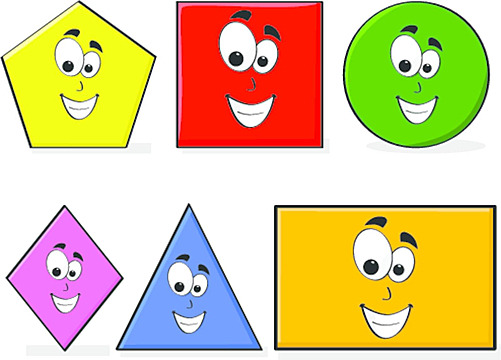
#> input picture img.png, 501 x 360 px
$ python main.py
#> lines starting #> are read from the running program, lines starting #| are printed output that depends on the picture; after the words box and inside, x2 and y2 are one past the last pixel; in counts of white or black regions, pixels touching at a corner belong together; long printed decimals are rounded
import cv2
import numpy as np


def detect_contours(image, paper, original):
    contours, hierarchy = cv2.findContours(image, cv2.RETR_EXTERNAL, cv2.CHAIN_APPROX_NONE)
    for cnt in contours:
        area = cv2.contourArea(cnt)
        peri = cv2.arcLength(cnt, True)
        if area > 10:
            cv2.drawContours(paper, [cnt], -1, (0, 255, 0), 3)
            approx = cv2.approxPolyDP(cnt, 0.01*peri,True)
            # print(approx)
            cv2.drawContours(paper, approx, -1,(0,0,255), 3)
            x, y, w, h = cv2.boundingRect(approx)
            cv2.rectangle(original,(x,y), (x+w, y+h), (0, 255, 0), 2)
            shape = None
            if len(approx) == 3:
                shape = "tri"
                cv2.putText(original,shape, (x+40,y+40),cv2.FONT_HERSHEY_PLAIN, 1.5, (0, 0, 0), 2)
            if len(approx) == 4 and not(0 < w/h < 1.5):
                shape = "rect"
                cv2.putText(original, shape, (x + 40, y + 40), cv2.FONT_HERSHEY_PLAIN, 1.5, (0, 0, 0), 2)
            if len(approx) == 4 and (0 < w/h < 1.5):
                shape = "Square"
                print(x / y)
                cv2.putText(original, shape, (x + 40, y + 40), cv2.FONT_HERSHEY_PLAIN, 1.5, (0, 0, 0), 2)
            if len(approx) > 7:
                shape = "circle"
                cv2.putText(original, shape, (x + 40, y + 40), cv2.FONT_HERSHEY_PLAIN, 1.5, (0, 0, 0), 2)

img = cv2.imread("img.png")
#> img is the input picture: shape (360, 501, 3); mean B, G, R 146.6, 199.7, 220.6
h, w, _ = img.shape
#> h = 360; w = 501
sheet = np.zeros((h, w, 3), np.uint8)
img_blur = cv2.GaussianBlur(img, (5, 5), 0)
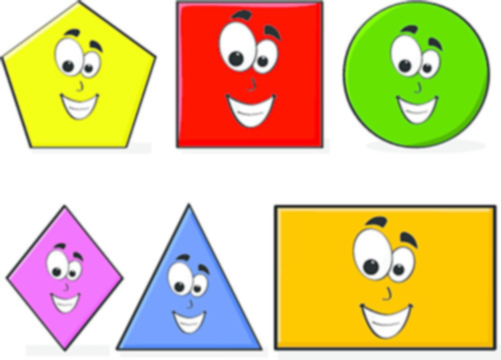
#> img_blur: shape (360, 501, 3); mean B, G, R 146.5, 199.7, 220.5
img_canny = cv2.Canny(img_blur, 50, 150)
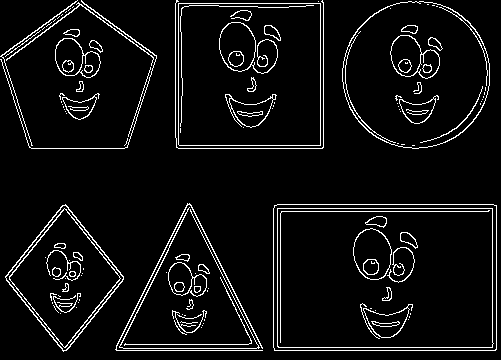
#> img_canny: shape (360, 501); 6.1% white in thin lines or dots

detect_contours(img_canny, sheet, img)
#> in detect_contours, `contours, hierarchy = cv2.findContours(image, cv2.RETR_EXTERNAL, cv2.C..`: contours = 53 contours, 35 with area under 20; largest, box (x1, y1, x2, y2) and area: (273, 204, 497, 351) 32546, (178, 3, 321, 146) 20164, (342, 1, 490, 149) 17056, (5, 204, 124, 352) 9001, (55, 38, 101, 78) 1228
#> the loop in detect_contours, `for cnt in contours:` made 53 passes
#> (area, peri, approx, x, y, w, h, shape) on passes 21, 22, 47, 53: (32546.5, 735.1, [[274, 205], [274, 350], [496, 349], [496, 205]], 274, 205, 223, 146, 'rect'), (9001, 394.1, [[65, 204], [5, 276], [63, 351], [123, 279]], 5, 204, 119, 148, 'Square'), (20163.5, 567.4, [[178, 3], [178, 144], [320, 145], [320, 3]], 178, 3, 143, 143, 'Square'), (56, 405.2, [[77, 0], [0, 56], [31, 145], [1, 56]], 0, 0, 78, 146, 'Square')
#> (area, peri, x, y, w, h, shape) on passes 10, 17, 18, 19, 31, 33: (21, 200.2, 172, 310, 35, 23, 'circle'), (60, 34.14, 198, 264, 12, 10, 'circle'), (891.5, 132.5, 168, 262, 39, 35, 'circle'), (62.5, 36.73, 175, 254, 15, 8, 'circle'), (455.5, 123.6, 62, 93, 38, 27, 'circle'), (38.5, 33.07, 76, 81, 8, 11, 'circle')
#| 0.02451
#| 59.333
#> after the loop in detect_contours, `for cnt in contours:`:
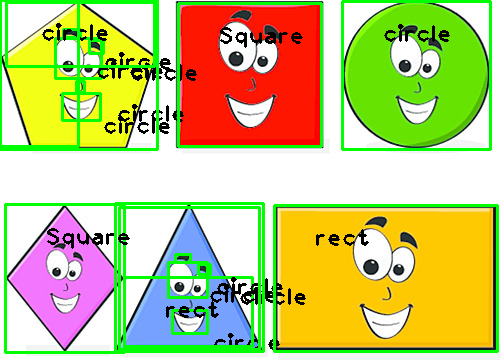
#> original: shape (360, 501, 3); mean B, G, R 125.4, 199.4, 196.2
#> after the loop in detect_contours, `for cnt in contours:`:
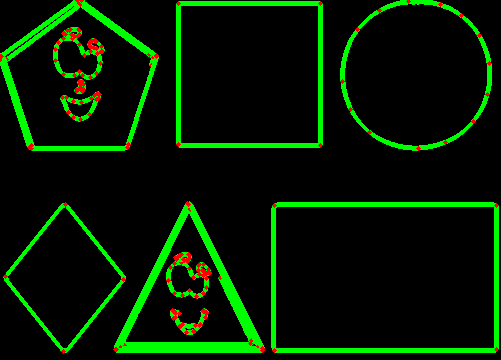
#> paper: shape (360, 501, 3); mean B, G, R 0, 26.1, 2.7
#> (the run stopped early here; a loop or call above may not have finished)
